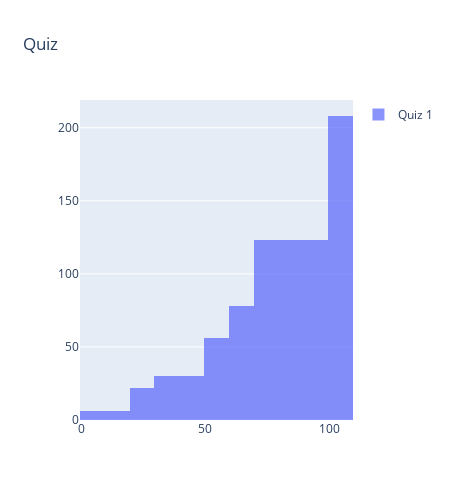

Source (notebook cell):
### Code cell
import plotly.graph_objects as go

import numpy as np

x0 = enfermagem[enfermagem.titulo_objeto == 'Quiz 1'].pontuacao

fig = go.Figure()
fig.add_trace(go.Histogram(x=x0, histnorm="density", cumulative_enabled=True, name="Quiz 1"))

# Overlay both histograms
fig.update_layout(barmode='overlay')
# Reduce opacity to see both histograms
fig.update_traces(opacity=0.75)

fig.update_layout(title_text="Quiz", showlegend=True, height=500, width=450,)
fig.show()

### Figure 1 — Plotly figure (JSON) as saved in the notebook; plotly's stock layout.template omitted (floating-point values rounded to 4 significant figures; data arrays with more than 128 entries replaced by an {"elided": "..."} marker saying what was removed)
{"data": [{"cumulative": {"enabled": true}, "histnorm": "density", "name": "Quiz 1", "opacity": 0.75, "type": "histogram", "x": {"elided": "208 int values"}}], "layout": {"barmode": "overlay", "height": 500, "showlegend": true, "title": {"text": "Quiz"}, "width": 450}}
